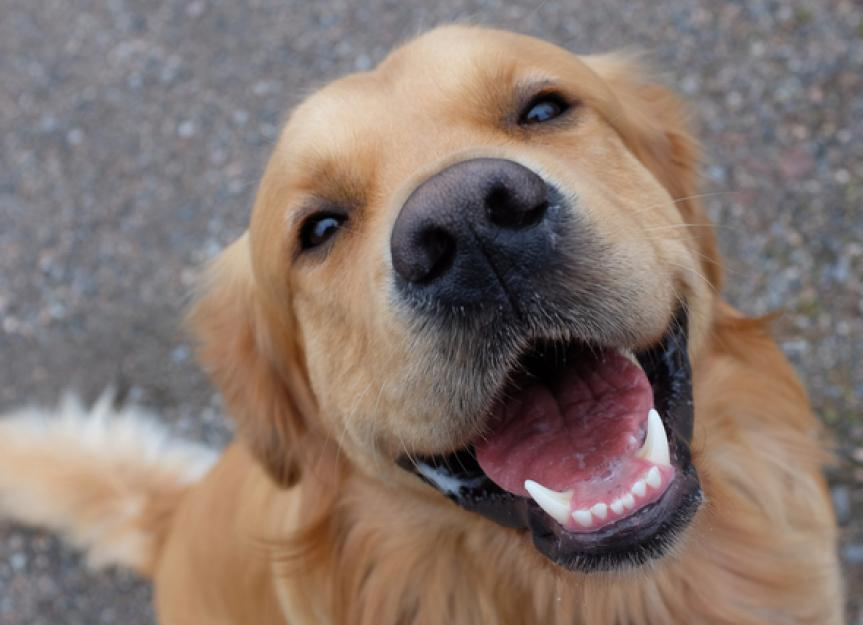
#> input picture foto-original/dog2.jpg, 863 x 625 px, found by its file name
$ python 3.py
#> lines starting #> are read from the running program, lines starting #| are printed output that depends on the picture
import cv2
import matplotlib.pyplot as plt
# Muat gambar
image = cv2.imread('dog2.jpg') # Use an image with distinct features (e.g., a building or a car)
#> image is the input picture: shape (625, 863, 3); mean B, G, R 109.8, 117.6, 133.8
gray = cv2.cvtColor(image, cv2.COLOR_BGR2GRAY)
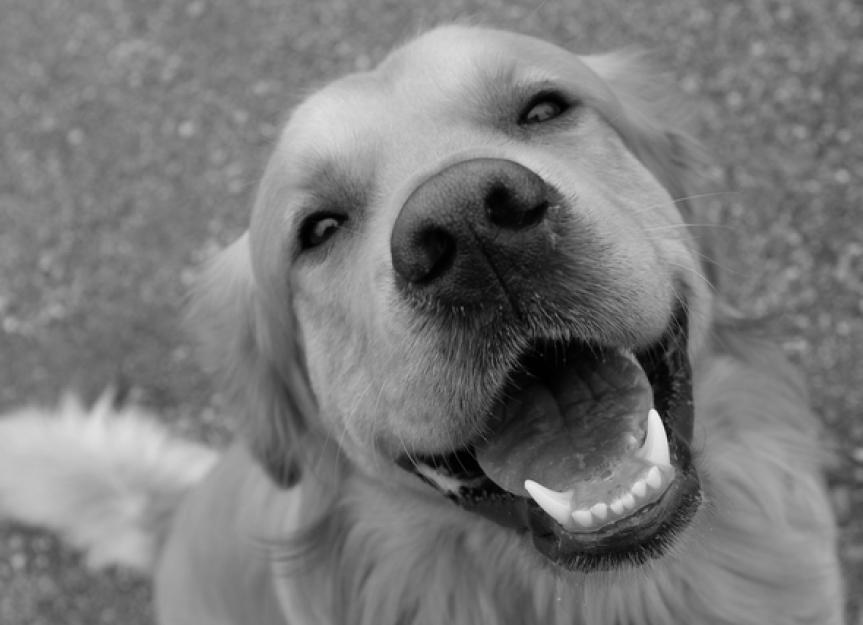
#> gray: shape (625, 863); min 0, max 248, mean 121.5
# Deteksi titik kunci SIFT
sift = cv2.SIFT_create()
keypoints = sift.detect(gray, None)
#> keypoints = 662 keypoints; strongest (x, y, size): (654, 417, 8.9), (533, 488, 11.2), (551, 501, 20.7), (323, 226, 41.7)
# Gambar poin kunci pada gambar
image_with_keypoints = cv2.drawKeypoints(image, keypoints, None,
flags=cv2.DRAW_MATCHES_FLAGS_DRAW_RICH_KEYPOINTS)
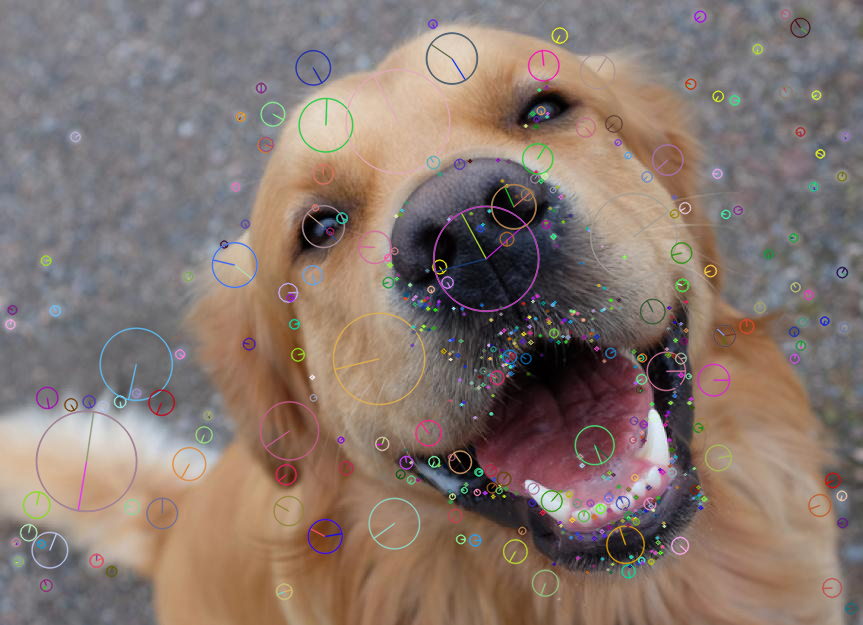
#> image_with_keypoints: shape (625, 863, 3); mean B, G, R 110.7, 118.3, 134.5
# Tampilkan gambar dengan poin kunci
plt.figure(figsize=(10, 5))
plt.title('SIFT Keypoints')
plt.imshow(cv2.cvtColor(image_with_keypoints, cv2.COLOR_BGR2RGB))
plt.show()

$ run again, with foto-original/cat1.jpg copied over foto-original/dog2.jpg
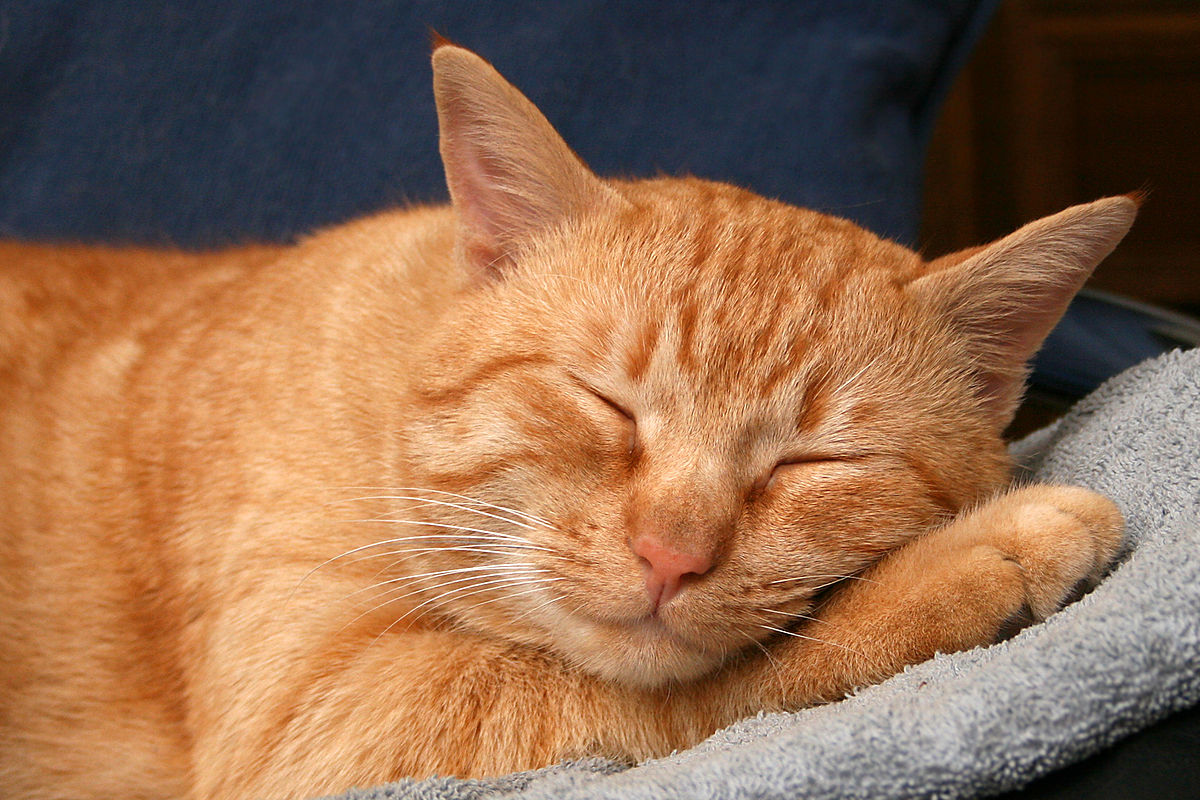
#> input picture foto-original/cat1.jpg, 1200 x 800 px, found by its file name
#> image is the input picture: shape (800, 1200, 3); mean B, G, R 79.5, 107.5, 146
#> `gray = cv2.cvtColor(image, cv2.COLOR_BGR2GRAY)`:
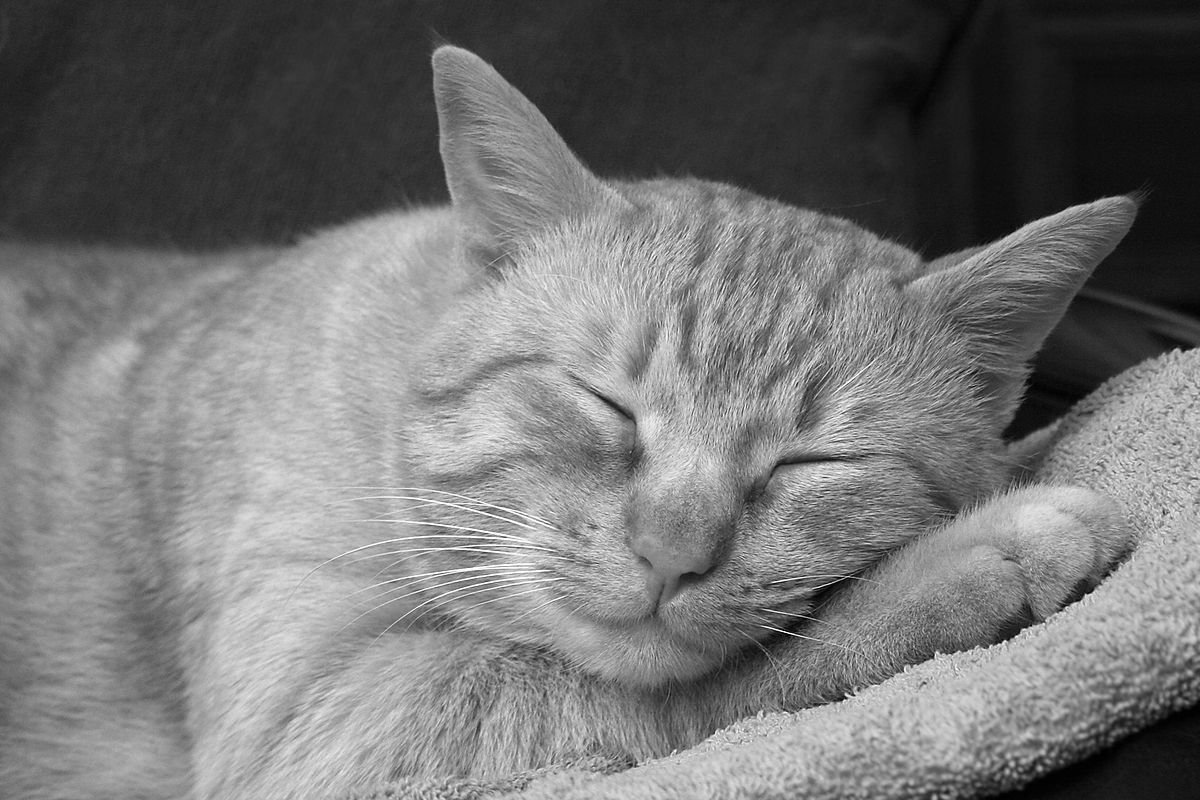
#> gray: shape (800, 1200); min 0, max 255, mean 115.9
#> keypoints = 4137 keypoints; strongest (x, y, size): (846, 695, 2.3), (853, 695, 2.1), (846, 698, 2), (675, 751, 1.9)
#> `image_with_keypoints = cv2.drawKeypoints(image, keypoints, None, flags..`:
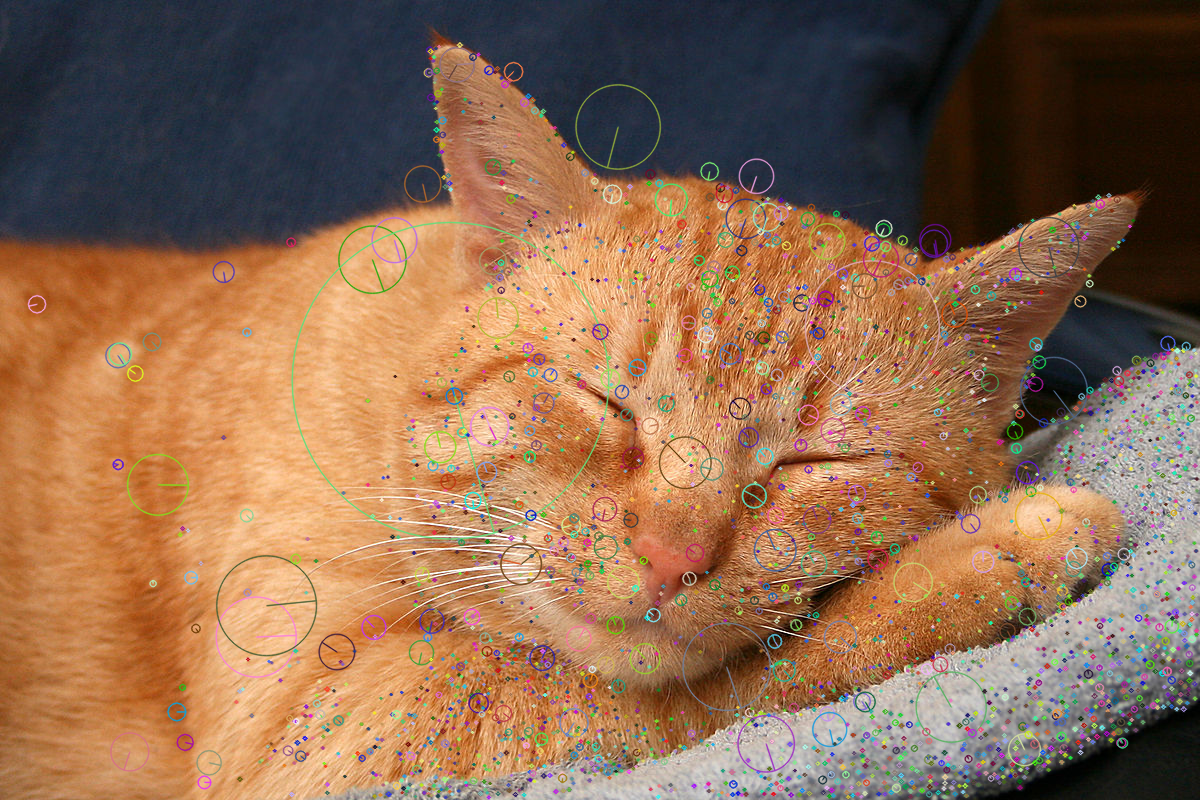
#> image_with_keypoints: shape (800, 1200, 3); mean B, G, R 81.5, 107.6, 143.2
